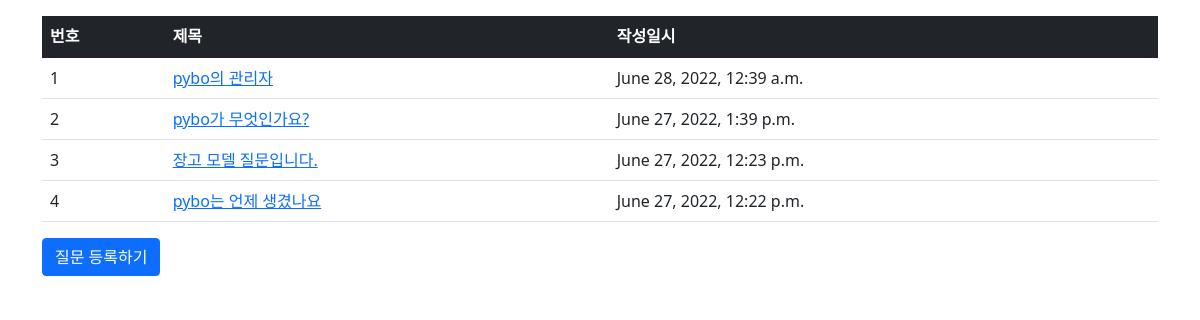
Screenshot of /pybo/ with the database file from the repository.
### pybo/models.py (models this page shows, shortened)
class Question(models.Model):
    subject = models.CharField(max_length=200)
    content = models.TextField()
    create_date = models.DateTimeField()

### pybo/views.py (the view)
# urls.py: path('', views.index, name='index'),
def index(request):
    question_list = Question.objects.order_by('-create_date')
    context = {'question_list': question_list}
    return render(request, 'pybo/question_list.html', context)

### templates/pybo/question_list.html
{% extends 'base.html' %}
{% block content %}
    <div class="container my-3">
        <table class="table">
            <thead>
            <tr class="table-dark">
                <th>번호</th>
                <th>제목</th>
                <th>작성일시</th>
            </tr>
            </thead>
            <tbody>
            {% if question_list %}
            {% for question in question_list %}
            <tr>
                <td>{{ forloop.counter }}</td>
                <td>
                    <a href="{% url 'pybo:detail' question.id %}">{{ question.subject }}</a>
                </td>
                <td>{{ question.create_date }}</td>
            </tr>
            {% endfor %}
            {% else %}
            <tr>
                <td colspan="3">질문이 없습니다.</td>
            </tr>
            {% endif %}
            </tbody>
        </table>
        <a href="{% url 'pybo:question_create' %}" class="btn btn-primary">질문 등록하기</a>
    </div>
    {% endblock %}

### templates/base.html (shortened to what this page needs)
{% load static %}
<!doctype html>
<html lang="ko">
<head>
    <link rel="stylesheet" type="text/css" href="{% static 'bootstrap.min.css' %}">
    <link rel="stylesheet" type="text/css" href="{% static 'style.css' %}">
</head>
<body>
{% block content %}
{% endblock %}
</body>
</html>

### rows the page displays
Question: subject "pybo의 관리자", create_date "June 28, 2022, 12:39 a.m."
Question: subject "pybo가 무엇인가요?", create_date "June 27, 2022, 1:39 p.m."
Question: subject "장고 모델 질문입니다.", create_date "June 27, 2022, 12:23 p.m."
Question: subject "pybo는 언제 생겼나요", create_date "June 27, 2022, 12:22 p.m."
